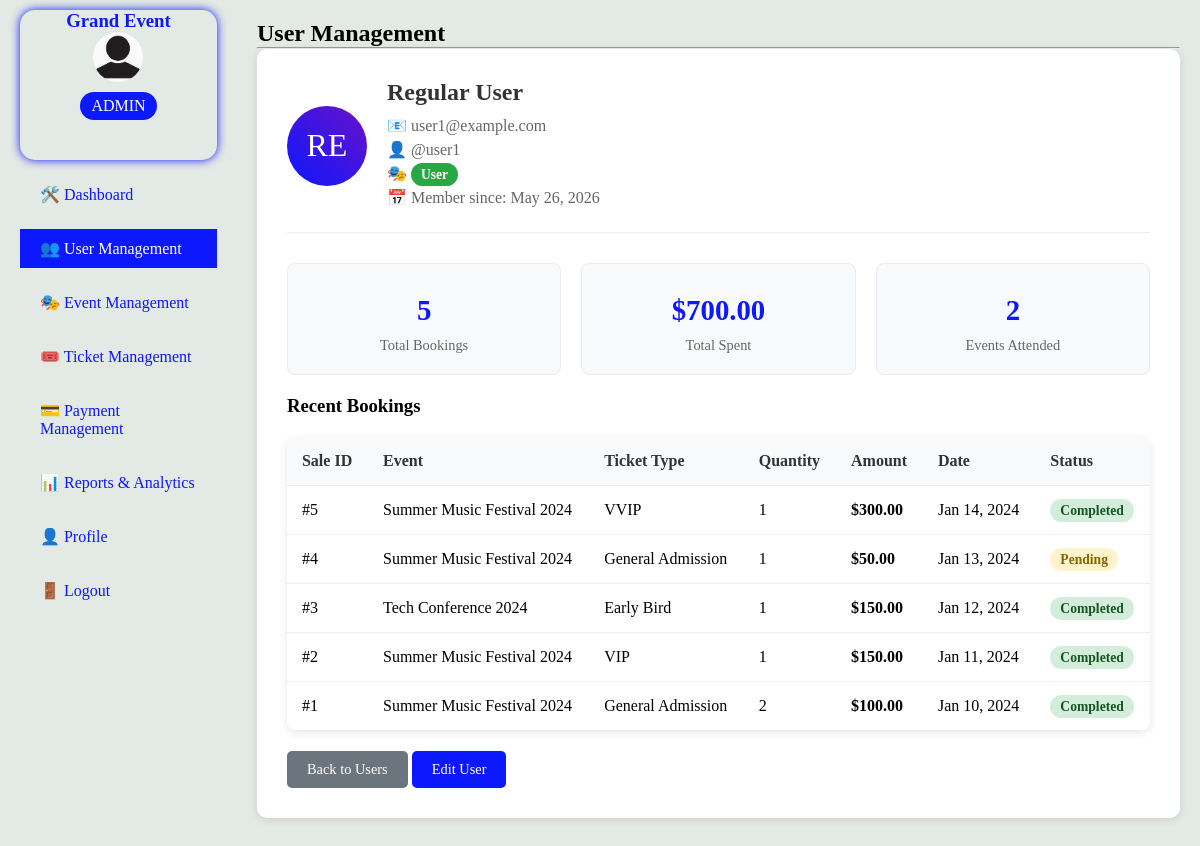
The page /admin/userman.php?action=view&id=3 (signed in) on the database its author committed.
### tables this page shows
CREATE TABLE IF NOT EXISTS `users` (
  `id` int(11) NOT NULL AUTO_INCREMENT,
  `username` varchar(50) NOT NULL,
  `email` varchar(100) NOT NULL,
  `password` varchar(255) NOT NULL,
  `full_name` varchar(100) DEFAULT NULL,
  `role` enum('admin','organizer','user') DEFAULT 'user',
  `created_at` timestamp DEFAULT CURRENT_TIMESTAMP,
  PRIMARY KEY (`id`),
  UNIQUE KEY `username` (`username`),
  UNIQUE KEY `email` (`email`)
);

CREATE TABLE IF NOT EXISTS `ticket_sales` (
  `sale_id` int(11) NOT NULL AUTO_INCREMENT,
  `ticket_id` int(11) NOT NULL,
  `user_id` int(11) DEFAULT NULL,
  `quantity` int(11) NOT NULL,
  `total_amount` decimal(10,2) NOT NULL,
  `sale_date` timestamp DEFAULT CURRENT_TIMESTAMP,
  `payment_status` enum('pending','completed','failed') DEFAULT 'pending',
  PRIMARY KEY (`sale_id`),
  KEY `ticket_id` (`ticket_id`),
  KEY `user_id` (`user_id`),
  KEY `sale_date` (`sale_date`),
  KEY `payment_status` (`payment_status`)
);

CREATE TABLE IF NOT EXISTS `events` (
  `id` int(11) NOT NULL AUTO_INCREMENT,
  `organizer_id` int(11) NOT NULL,
  `event_name` varchar(200) NOT NULL,
  `event_date` date NOT NULL,
  `event_time` time NOT NULL,
  `event_location` varchar(255) NOT NULL,
  `event_category` varchar(50) DEFAULT NULL,
  `ticket_price` decimal(10,2) NOT NULL,
  `total_tickets` int(11) NOT NULL,
  `event_description` text DEFAULT NULL,
  `created_at` timestamp DEFAULT CURRENT_TIMESTAMP,
  PRIMARY KEY (`id`),
  KEY `organizer_id` (`organizer_id`),
  KEY `event_date` (`event_date`)
);

CREATE TABLE IF NOT EXISTS `tickets` (
  `ticket_id` int(11) NOT NULL AUTO_INCREMENT,
  `event_id` int(11) NOT NULL,
  `ticket_type` varchar(50) NOT NULL,
  `price` decimal(10,2) NOT NULL,
  `total_quantity` int(11) NOT NULL,
  `available_quantity` int(11) NOT NULL,
  `sold_quantity` int(11) DEFAULT 0,
  `seat_layout` text DEFAULT NULL,
  `description` text DEFAULT NULL,
  `created_at` timestamp DEFAULT CURRENT_TIMESTAMP,
  PRIMARY KEY (`ticket_id`),
  KEY `event_id` (`event_id`),
  KEY `ticket_type` (`ticket_type`)
);

### config.php (called while the page is built, shortened)
<?php
try {
    $conn = new mysqli(DB_HOST, DB_USER, DB_PASS, DB_NAME);
} catch(Exception $e) {
    die("Connection failed: " . $e->getMessage());
}
function executeQuery($sql, $params = [], $types = "") {
    global $conn;
    $stmt = $conn->prepare($sql);
    if (!empty($params)) {
        $stmt->bind_param($types, ...$params);
    }
    $stmt->execute();
    return $stmt;
}
function fetchSingle($sql, $params = [], $types = "") {
    $stmt = executeQuery($sql, $params, $types);
    $result = $stmt->get_result();
    return $result->fetch_assoc();
}
function fetchAll($sql, $params = [], $types = "") {
    $stmt = executeQuery($sql, $params, $types);
    $result = $stmt->get_result();
    $rows = [];
    while ($row = $result->fetch_assoc()) {
        $rows[] = $row;
    }
    return $rows;
}
?>

### admin/userman.php (the view, shortened to what this page needs)
<?php
require_once '../config.php';
$action = $_GET['action'] ?? '';
$user_id = $_GET['id'] ?? 0;
$edit_user = null;
if ($action == 'view' && $user_id) {
    $user_stats = fetchSingle("
        SELECT
            u.*,
            (SELECT COUNT(*) FROM ticket_sales WHERE user_id = u.id) as total_bookings,
            (SELECT SUM(total_amount) FROM ticket_sales WHERE user_id = u.id AND payment_status = 'completed') as total_spent,
            (SELECT COUNT(DISTINCT e.id) FROM ticket_sales ts
             JOIN tickets t ON ts.ticket_id = t.ticket_id
             JOIN events e ON t.event_id = e.id
             WHERE ts.user_id = u.id) as events_attended
        FROM users u
        WHERE u.id = ?
    ", [$user_id], "i");
    $user_bookings = fetchAll("
        SELECT
            ts.sale_id,
            ts.quantity,
            ts.total_amount,
            ts.sale_date,
            ts.payment_status,
            t.ticket_type,
            e.event_name,
            e.event_date
        FROM ticket_sales ts
        JOIN tickets t ON ts.ticket_id = t.ticket_id
        JOIN events e ON t.event_id = e.id
        WHERE ts.user_id = ?
        ORDER BY ts.sale_date DESC
        LIMIT 10
    ", [$user_id], "i");
}
?>
<!DOCTYPE html>
<html lang="en">
<head>
</head>
<body>
    <main>
        <aside>
            <div class="profile">
                <h3>Grand Event</h3>
                <div class="img"><img src="../img/pro.jpg" alt="Admin"></div>
                <div class="ro">ADMIN</div>
            </div>
            <div class="roles">
                <a href="adminpage.php">🛠️ Dashboard</a>
                <a href="userman.php" class="act">👥 User Management</a>
                <a href="event_management.php">🎭 Event Management</a>
                <a href="ticket_management.php">🎟️ Ticket Management</a>
                <a href="payment_manage.php">💳 Payment Management</a>
                <a href="report.php">📊 Reports & Analytics</a>
                <a href="profile.php">👤 Profile</a>
                <a href="../logout.php">🚪 Logout</a>
            </div>
        </aside>
        <section>
            <h1>User Management</h1>
            <hr>
            <?php if ($action == 'create' || ($action == 'edit' && $edit_user)): ?>
                <div class="form-container">
                    <h2><?php echo $action == 'edit' ? 'Edit User' : 'Create New User'; ?></h2>
                    <form method="POST">
                        <?php if ($action == 'edit'): ?>
                            <input type="hidden" name="user_id" value="<?php echo $edit_user['id']; ?>">
                            <input type="hidden" name="update_user" value="1">
                        <?php else: ?>
                            <input type="hidden" name="create_user" value="1">
                        <?php endif; ?>
                        <div class="form-group">
                            <label class="form-label">Username *</label>
                            <input type="text" name="username" class="form-control"
                                   value="<?php echo $edit_user ? htmlspecialchars($edit_user['username']) : ''; ?>"
                                   required>
                        </div>
                        <div class="form-group">
                            <label class="form-label">Email *</label>
                            <input type="email" name="email" class="form-control"
                                   value="<?php echo $edit_user ? htmlspecialchars($edit_user['email']) : ''; ?>"
                                   required>
                        </div>
                        <div class="form-group">
                            <label class="form-label">Full Name</label>
                            <input type="text" name="full_name" class="form-control"
                                   value="<?php echo $edit_user ? htmlspecialchars($edit_user['full_name'] ?? '') : ''; ?>">
                        </div>
                        <div class="form-group">
                            <label class="form-label">Role *</label>
                            <select name="role" class="form-control" required>
                                <option value="user" <?php echo ($edit_user && $edit_user['role'] == 'user') ? 'selected' : ''; ?>>User</option>
                                <option value="organizer" <?php echo ($edit_user && $edit_user['role'] == 'organizer') ? 'selected' : ''; ?>>Organizer</option>
                                <option value="admin" <?php echo ($edit_user && $edit_user['role'] == 'admin') ? 'selected' : ''; ?>>Admin</option>
                            </select>
                        </div>
                        <div class="form-group">
                            <label class="form-label">Password <?php echo $action == 'edit' ? '(Leave blank to keep current)' : '*'; ?></label>
                            <input type="password" name="password" class="form-control"
                                   <?php echo $action == 'create' ? 'required' : ''; ?>>
                        </div>
                        <button type="submit" class="btn btn-primary">
                            <?php echo $action == 'edit' ? 'Update User' : 'Create User'; ?>
                        </button>
                        <a href="userman.php" class="btn btn-secondary">Cancel</a>
                    </form>
                </div>
            <?php elseif ($action == 'view' && $user_id && $user_stats): ?>
                <div class="user-detail-section">
                    <div class="user-header">
                        <div class="user-avatar">
                            <?php
                            $initials = strtoupper(substr($user_stats['full_name'] ?? $user_stats['username'], 0, 2));
                            echo $initials;
                            ?>
                        </div>
                        <div class="user-info">
                            <h2><?php echo htmlspecialchars($user_stats['full_name'] ?? $user_stats['username']); ?></h2>
                            <p>📧 <?php echo htmlspecialchars($user_stats['email']); ?></p>
                            <p>👤 @<?php echo htmlspecialchars($user_stats['username']); ?></p>
                            <p>🎭
                                <span class="badge badge-<?php echo $user_stats['role']; ?>">
                                    <?php echo ucfirst($user_stats['role']); ?>
                                </span>
                            </p>
                            <p>📅 Member since: <?php echo date('F d, Y', strtotime($user_stats['created_at'])); ?></p>
                        </div>
                    </div>
                    <div class="stats-grid">
                        <div class="stat-card">
                            <div class="stat-value"><?php echo $user_stats['total_bookings'] ?? 0; ?></div>
                            <div class="stat-label">Total Bookings</div>
                        </div>
                        <div class="stat-card">
                            <div class="stat-value">$<?php echo number_format($user_stats['total_spent'] ?? 0, 2); ?></div>
                            <div class="stat-label">Total Spent</div>
                        </div>
                        <div class="stat-card">
                            <div class="stat-value"><?php echo $user_stats['events_attended'] ?? 0; ?></div>
                            <div class="stat-label">Events Attended</div>
                        </div>
                    </div>
                    <?php if (!empty($user_bookings)): ?>
                        <h3>Recent Bookings</h3>
                        <table class="table">
                            <thead>
                                <tr>
                                    <th>Sale ID</th>
                                    <th>Event</th>
                                    <th>Ticket Type</th>
                                    <th>Quantity</th>
                                    <th>Amount</th>
                                    <th>Date</th>
                                    <th>Status</th>
                                </tr>
                            </thead>
                            <tbody>
                                <?php foreach ($user_bookings as $booking): ?>
                                    <tr>
                                        <td>#<?php echo $booking['sale_id']; ?></td>
                                        <td><?php echo htmlspecialchars($booking['event_name']); ?></td>
                                        <td><?php echo htmlspecialchars($booking['ticket_type']); ?></td>
                                        <td><?php echo $booking['quantity']; ?></td>
                                        <td><strong>$<?php echo number_format($booking['total_amount'], 2); ?></strong></td>
                                        <td><?php echo date('M d, Y', strtotime($booking['sale_date'])); ?></td>
                                        <td>
                                            <span class="badge" style="background: <?php
                                                echo $booking['payment_status'] == 'completed' ? '#d4edda' :
                                                    ($booking['payment_status'] == 'pending' ? '#fff3cd' : '#f8d7da');
                                                ?>; color: <?php
                                                echo $booking['payment_status'] == 'completed' ? '#155724' :
                                                    ($booking['payment_status'] == 'pending' ? '#856404' : '#721c24');
                                                ?>;">
                                                <?php echo ucfirst($booking['payment_status']); ?>
                                            </span>
                                        </td>
                                    </tr>
                                <?php endforeach; ?>
                            </tbody>
                        </table>
                    <?php else: ?>
                        <p style="text-align: center; color: #666; padding: 20px;">No bookings found for this user.</p>
                    <?php endif; ?>
                    <div style="margin-top: 20px;">
                        <a href="userman.php" class="btn btn-secondary">Back to Users</a>
                        <a href="userman.php?action=edit&id=<?php echo $user_id; ?>" class="btn btn-primary">Edit User</a>
                    </div>
                </div>
            <?php endif; ?>
        </section>
    </main>
</body>
</html>

### admin/userman.php (style rules this page uses)
* { margin: 0; padding: 0; box-sizing: border-box; }
body { height: 100vh; width: 100vw; background: #e3e9e4; }
main { display: flex; justify-content: space-between; }
aside { margin: 10px 20px; flex-basis: 17%; }
section { flex-basis: 83%; padding: 20px; }
.roles { display: flex; justify-content: space-between; flex-direction: column; }
.roles a { text-decoration: none; color: #0c18fd; padding: 10px 20px; margin-top: 15px; }
.profile { height: 150px; font-family: cursive; box-shadow: 0 0 10px #0c18fd; border-radius: 15px; }
.profile h3 { text-align: center; color: #0c18fd; }
.img { width: 50px; height: 50px; border-radius: 50%; margin: auto; }
.img img { width: 50px; height: 50px; border-radius: 50%; margin: auto; }
.ro { text-align: center; margin: 10px 60px; padding: 5px 0; border-radius: 20px; background: #0c18fd; color: #fff; }
.act { color: #fff !important; background: #0c18fd; }
.btn { padding: 10px 20px; border: none; border-radius: 5px; cursor: pointer; text-decoration: none; display: inline-block; font-size: 0.9em; }
.btn-primary { background: #0c18fd; color: white; }
.btn-secondary { background: #6c757d; color: white; }
.table { width: 100%; border-collapse: collapse; margin-top: 20px; background: white; border-radius: 10px; overflow: hidden; box-shadow: 0 2px 10px rgba(0,0,0,0.1); }
.table th, .table td { padding: 15px; text-align: left; border-bottom: 1px solid #eee; }
.table th { background: #f8f9fa; font-weight: bold; color: #333; }
.badge { padding: 4px 10px; border-radius: 20px; font-size: 0.85em; font-weight: bold; }
.badge-user { background: #28a745; color: white; }
.user-detail-section { background: white; padding: 30px; border-radius: 10px; box-shadow: 0 2px 10px rgba(0,0,0,0.1); margin-bottom: 30px; }
.user-header { display: flex; align-items: center; margin-bottom: 30px; padding-bottom: 20px; border-bottom: 1px solid #eee; }
.user-avatar { width: 80px; height: 80px; border-radius: 50%; background: linear-gradient(45deg, #0c18fd, #6a11cb); display: flex; align-items: center; justify-content: center; color: white; font-size: 2em; margin-right: 20px; }
.user-info h2 { margin: 0 0 10px 0; color: #333; }
.user-info p { color: #666; margin: 5px 0; }
.stats-grid { display: grid; grid-template-columns: repeat(auto-fit, minmax(200px, 1fr)); gap: 20px; margin: 20px 0; }
.stat-card { background: #f8f9fa; padding: 20px; border-radius: 8px; text-align: center; border: 1px solid #e9ecef; }
.stat-value { font-size: 1.8em; font-weight: bold; color: #0c18fd; margin: 10px 0; }
.stat-label { color: #666; font-size: 0.9em; }

### rows shown on the page
users: full_name "RE", full_name "Regular User", email "user1@example.com", username "user1", role "User", created_at "May 26, 2026"
ticket_sales: sale_id "5", events.event_name "Summer Music Festival 2024", ticket.ticket_type "VVIP", quantity "1", total_amount "300.00", sale_date "Jan 14, 2024", payment_status "Completed"
ticket_sales: sale_id "4", events.event_name "Summer Music Festival 2024", ticket.ticket_type "General Admission", quantity "1", total_amount "50.00", sale_date "Jan 13, 2024", payment_status "Pending"
ticket_sales: sale_id "3", events.event_name "Tech Conference 2024", ticket.ticket_type "Early Bird", quantity "1", total_amount "150.00", sale_date "Jan 12, 2024", payment_status "Completed"
ticket_sales: sale_id "2", events.event_name "Summer Music Festival 2024", ticket.ticket_type "VIP", quantity "1", total_amount "150.00", sale_date "Jan 11, 2024", payment_status "Completed"
ticket_sales: sale_id "1", events.event_name "Summer Music Festival 2024", ticket.ticket_type "General Admission", quantity "2", total_amount "100.00", sale_date "Jan 10, 2024", payment_status "Completed"

### other values the page prints
$user_stats['total_bookings'] "5"
$user_stats['total_spent'] "700.00"
$user_stats['events_attended'] "2"
